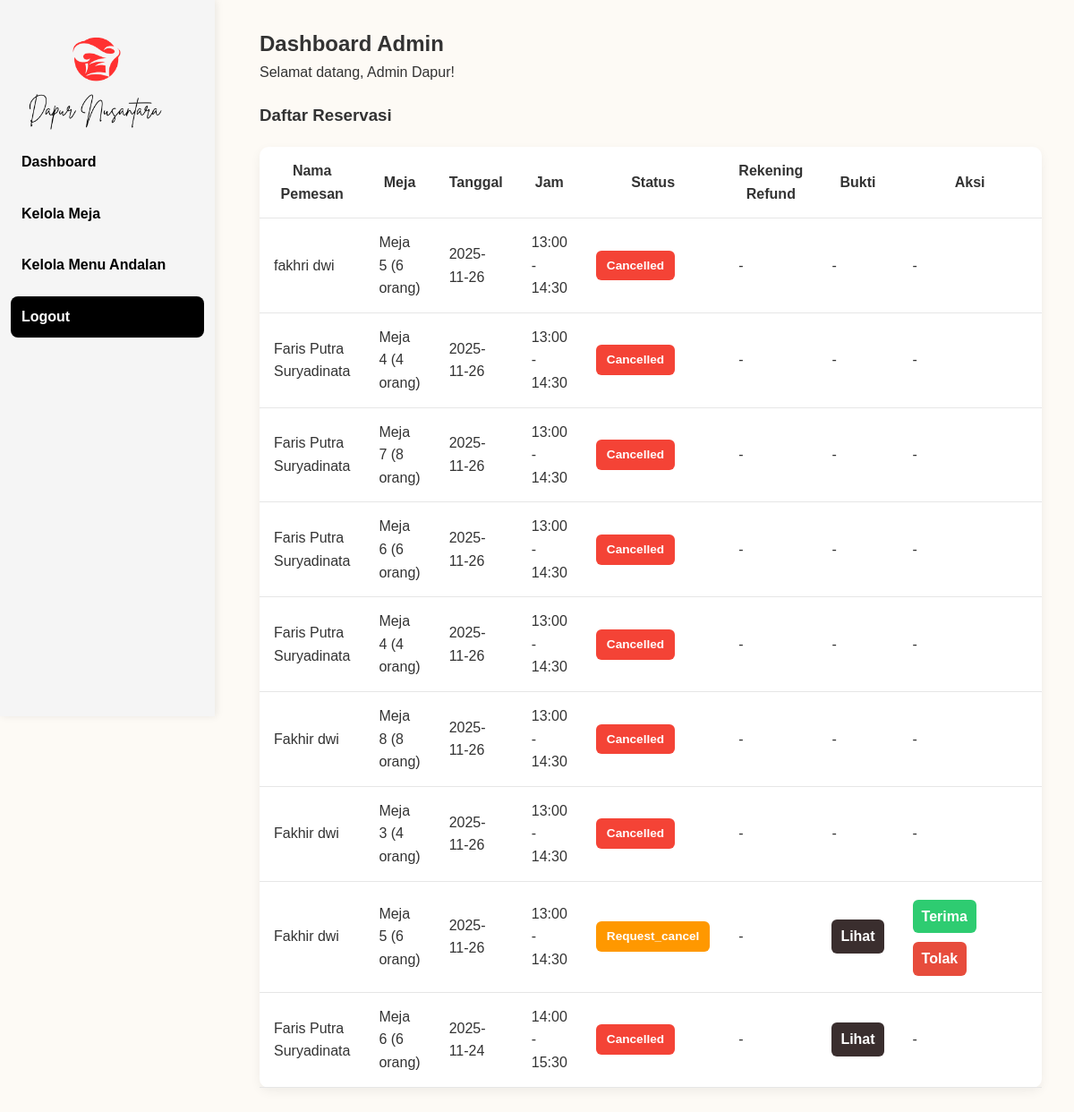
Before: /admin/admin_dashboard.php (signed in) with the older database file.
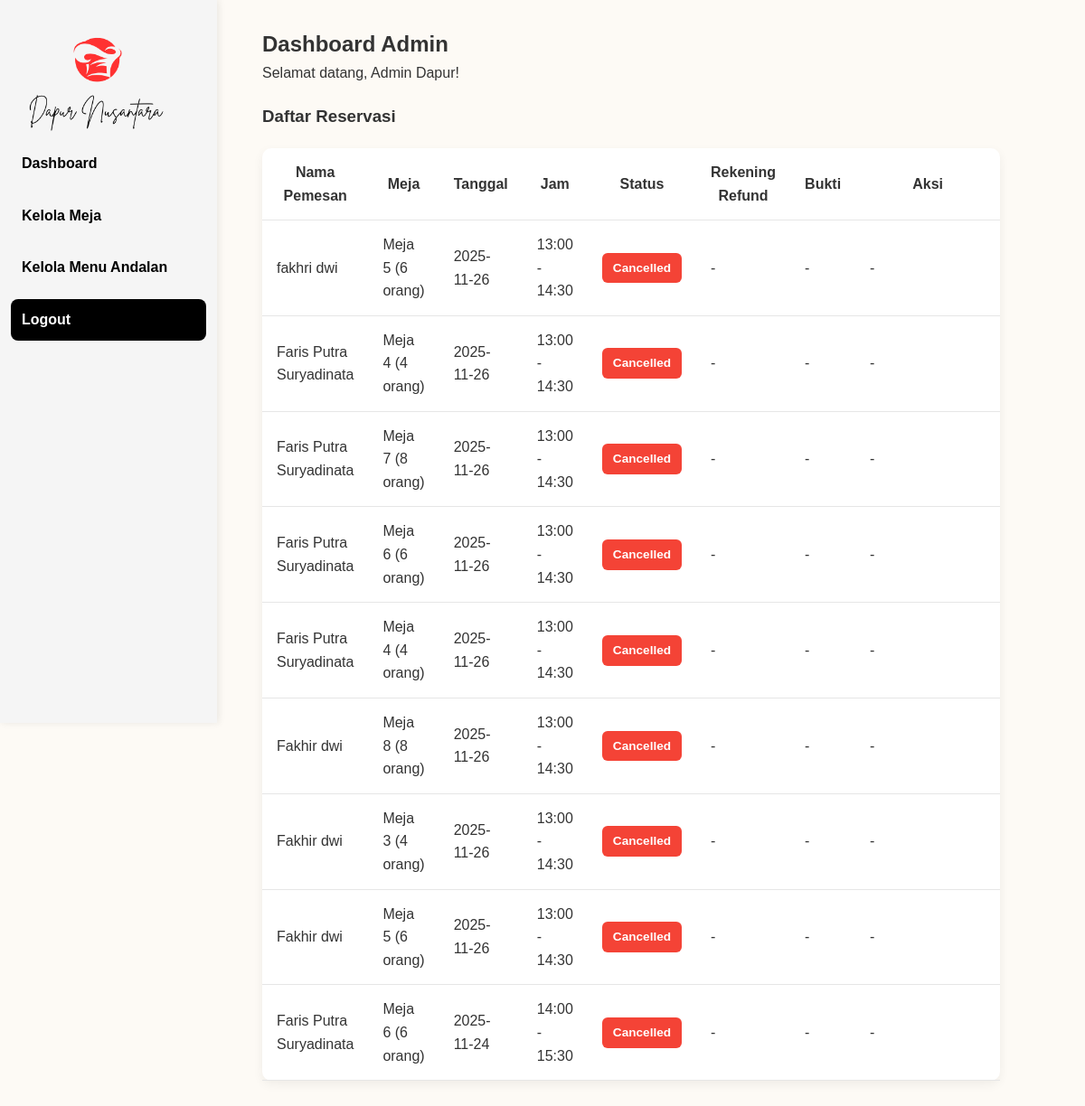
After: the same page with the newer database file.
### tables this page shows
CREATE TABLE `reservations` (
  `id` int NOT NULL,
  `user_id` int NOT NULL,
  `meja_id` int NOT NULL,
  `nama_pemesan` varchar(100) NOT NULL,
  `notelp` varchar(20) NOT NULL,
  `tanggal` date NOT NULL,
  `jam_mulai` time NOT NULL,
  `jam_selesai` time NOT NULL,
  `status` enum('pending','waiting_admin','confirmed','approved','cancelled','request_cancel') DEFAULT 'pending',
  `bukti_pembayaran` varchar(255) DEFAULT NULL,
  `created_at` timestamp NULL DEFAULT CURRENT_TIMESTAMP
);

CREATE TABLE `tables` (
  `id` int NOT NULL,
  `nomor_meja` int NOT NULL,
  `kapasitas` int NOT NULL,
  `status` enum('tersedia','tidak tersedia') DEFAULT 'tersedia'
);

### admin/admin_dashboard.php (the view, shortened to what this page needs)
<?php
include "../config.php";
include "navbar_admin.php";
$reservasi = mysqli_query($conn, "
SELECT r.*, u.nama, t.kapasitas,
  (SELECT rc.rekening FROM request_cancellations rc WHERE rc.reservation_id = r.id ORDER BY rc.requested_at DESC LIMIT 1) AS refund_rekening,
  (SELECT rc.cancel_type FROM request_cancellations rc WHERE rc.reservation_id = r.id ORDER BY rc.requested_at DESC LIMIT 1) AS rc_cancel_type,
  (SELECT rc.status FROM request_cancellations rc WHERE rc.reservation_id = r.id ORDER BY rc.requested_at DESC LIMIT 1) AS rc_status
FROM reservations r
JOIN users u ON r.user_id = u.id
JOIN tables t ON r.meja_id = t.id
ORDER BY r.tanggal DESC, r.jam_mulai DESC
");
?>
<!DOCTYPE html>
<html lang="id">
<head>
  <link rel="stylesheet" href="../assets/css/style.css">
</head>
<body class="has-sidebar">
  <div class="admin-container">
    <h2>Dashboard Admin</h2>
    <p>Selamat datang, <?= $_SESSION['nama'] ?>!</p>
    <h3 style="margin:20px 0;">Daftar Reservasi</h3>
    <table class="admin-table">
      <tr>
        <th>Nama Pemesan</th>
        <th>Meja</th>
        <th>Tanggal</th>
        <th>Jam</th>
        <th>Status</th>
        <th>Rekening Refund</th>
        <th>Bukti</th>
        <th>Aksi</th>
      </tr>
      <?php while($row = mysqli_fetch_assoc($reservasi)): ?>
        <?php
          $status = strtolower(trim($row['status'] ?? ''));
          $is_waiting_admin = ($status === 'waiting_admin' || $status === 'waiting-admin' || strpos($status, 'waiting') !== false);
          $is_confirmed_like = in_array($status, ['confirmed','approved','approved_admin','active','confirmed_admin'], true) || $status === 'approved';
        ?>
        <tr>
          <td><?= htmlspecialchars($row['nama_pemesan'] ?? $row['nama']) ?></td>
          <td>Meja <?= htmlspecialchars($row['meja_id']) ?> (<?= htmlspecialchars($row['kapasitas']) ?> orang)</td>
          <td><?= htmlspecialchars($row['tanggal']) ?></td>
          <td><?= substr($row['jam_mulai'],0,5) ?> - <?= substr($row['jam_selesai'],0,5) ?></td>
          <td>
            <?php
              $badge_class = 'pending';
              if ($status === 'confirmed' || $status === 'approved') {
                $badge_class = 'confirmed';
              } elseif ($status === 'cancelled' || $status === 'rejected') {
                $badge_class = 'rejected';
              } elseif ($status === 'request_cancel') {
                $badge_class = 'request_cancel';
              }
            ?>
            <span class="badge <?= $badge_class ?>">
              <?= ucfirst(htmlspecialchars($row['status'])) ?>
            </span>
          </td>
          <td>
            <?php
              $rek = isset($row['refund_rekening']) && $row['refund_rekening'] !== '' ? htmlspecialchars($row['refund_rekening']) : '-';
              echo $rek;
            ?>
          </td>
          <td>
            <?php if (!empty($row['bukti_pembayaran'])): ?>
              <a class="btn-view" href="../uploads/<?= htmlspecialchars($row['bukti_pembayaran']) ?>" target="_blank" rel="noopener noreferrer">Lihat</a>
            <?php else: ?>
              -
            <?php endif; ?>
          </td>
          <td>
            <?php
              if ($is_waiting_admin) : ?>
                <a href="admin_konfirmasi.php?id=<?= $row['id'] ?>&aksi=approve" class="btn-approve">Approve</a>
                <a href="admin_konfirmasi.php?id=<?= $row['id'] ?>&aksi=reject" class="btn-reject">Reject</a>
              <?php
              elseif ($status === 'pending') : ?>
                <a href="admin_konfirmasi.php?id=<?= $row['id'] ?>&aksi=reject" class="btn-reject">Reject</a>
              <?php
              elseif ($status === 'request_cancel') : ?>
                <a href="admin_konfirmasi.php?id=<?= $row['id'] ?>&aksi=accept_cancel" class="btn-approve">Terima</a>
                <a href="admin_konfirmasi.php?id=<?= $row['id'] ?>&aksi=deny_cancel" class="btn-reject">Tolak</a>
              <?php
              elseif ($is_confirmed_like) : ?>
                <a href="admin_konfirmasi.php?id=<?= $row['id'] ?>&aksi=reject" class="btn-reject">Reject</a>
              <?php else: ?>
                -
            <?php endif; ?>
          </td>
        </tr>
      <?php endwhile; ?>
    </table>
  </div>
</body>
</html>

### admin/navbar_admin.php (shortened to what this page needs)
<!DOCTYPE html>
<html lang="en">
<head>
</head>
<body>
    <nav class="navbar_admin">
        <img src="../assets/img/logo2hitam.png" alt="" style="width: 150px; height: auto; margin-right: 20px; margin-left: 20px;">
        <a href="admin_dashboard.php">Dashboard</a>
        <a href="admin_meja.php">Kelola Meja</a>
        <a href="admin_menuandalan.php">Kelola Menu Andalan</a>
        <a href="../logout.php" style="margin-left:auto; margin-right:20px; background-color:black;color:white;" class="btn">Logout</a>
    </nav>
</body>
</html>

### assets/css/style.css (style rules this page uses)
* { margin: 0; padding: 0; box-sizing: border-box; font-family: 'Poppins', sans-serif; }
body { background-color: #3a2e2e; font-family: 'Poppins', sans-serif; display: flex; flex-direction: column; min-height: 100vh; background: #fdfaf5; color: #333; line-height: 1.6; }
a { text-decoration: none; color: inherit; transition: 0.3s; }
.navbar_admin { position: fixed; top: 0; left: 0; width: 240px; height: 100vh; background: #f5f5f5; padding: 20px 12px; box-shadow: 2px 0 8px rgba(0,0,0,0.08); z-index: 1000; display: flex; flex-direction: column; gap: 12px; overflow-y: auto; }
.navbar_admin a { display: block; width: 100%; padding: 10px 12px; border-radius: 8px; text-decoration: none; color: #000; font-weight: 600; background: transparent; transition: background .15s ease, transform .12s ease; text-align: left; }
body.has-sidebar { margin-left: 240px; }
.reservation-section h2,p,a { z-index:3; }
.admin-container { padding: 30px; }
body.has-sidebar .admin-container { margin-left: 20px; max-width: calc(100% - 280px); box-sizing: border-box; }
.admin-table { overflow: visible; background: #fff; border-collapse: collapse; box-shadow: 0 4px 12px rgba(0,0,0,0.06); border-radius: 10px; }
.admin-table td, .admin-table th { white-space: normal; padding: 14px 16px; vertical-align: middle; border-bottom: 1px solid #e6e6e6; }
.admin-table td:nth-last-child(1) { min-width: 160px; }
.admin-table .badge { display: inline-block; padding: 6px 12px; border-radius: 6px; color: #fff; font-weight: 700; font-size: 0.85rem; text-align: center; }
.admin-table .badge.rejected { background: #f44336; }
.admin-table td:last-child { white-space: normal; }
button, input[type="button"], input[type="submit"], a.btn, .btn-approve, .btn-reject, .btn-view, .btn-konfirmasi, .btn-cek-meja, .btn-riwayat, .btn-tulis-ulasan, .carousel-btn, a[class*="btn"] { transition: transform 0.2s ease, background-color 0.2s ease; }
.admin-table .btn-approve, .admin-table .btn-reject { display: inline-block; margin: 6px 6px 4px 0; text-align: center; text-decoration: none; padding: 6px 10px; border-radius: 6px; color: #fff; font-weight: 600; transition: background .15s ease, transform .08s ease; }
.btn-approve { background: #2ecc71; }
.btn-reject { background: #e74c3c; }
.admin-table .badge.request_cancel { background: #ff9800; }
.admin-table a.btn-view { display: inline-block; background: #3a2e2e; color: #fff; padding: 6px 10px; border-radius: 6px; text-decoration: none; font-weight: 600; transition: background .15s ease, transform .08s ease; }

Changed rows visible on the page:
changed reservations (number 8 of 9 on the later page): status "Request_cancel" → "Cancelled"; bukti_pembayaran "Lihat" → "-"; status "Terima Tolak" → "-"
changed reservations (number 9 of 9 on the later page): bukti_pembayaran "Lihat" → "-"
